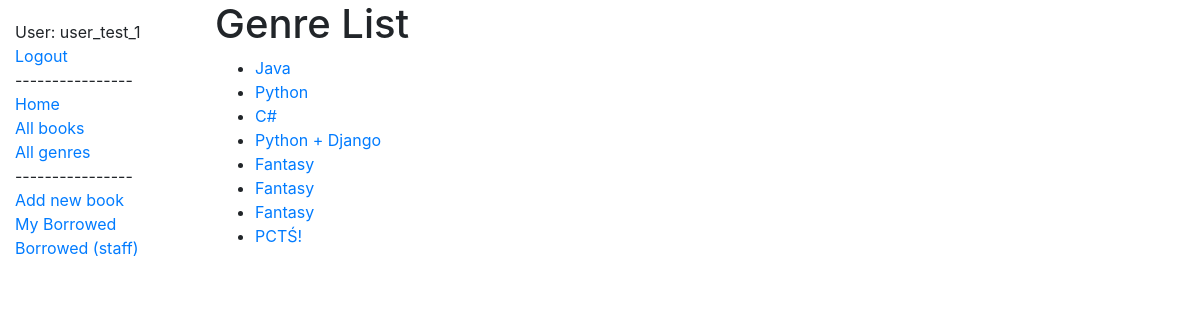
Page /catalog/genre/ (signed in) on the committed database.
### catalog/models.py (models this page shows, shortened)
class Genre(models.Model):
    name = models.CharField(max_length=200, help_text='Enter a book genre (e.g. Science Fiction)')
    def __str__(self):
        return self.name

### catalog/views.py (the view)
# urls.py: path('genre/', views.GenreListView.as_view(), name='genre'),
class GenreListView(generic.ListView):
    template_name = "genre_list.html"
    model = Genre
    def get_context_data(self, **kwargs):
        context = super(GenreListView, self).get_context_data(**kwargs)
        context['genre_list'] = Genre.objects.all()
        return context

### templates/genre_list.html
{% extends "base_generic.html" %}
{% block content %}
  <h1>Genre List</h1>
  {% if genre_list %}
  <ul>
    {% for Genre in genre_list %}
      <li>
        <a href="">{{ Genre }}</a>
      </li>
    {% endfor %}
  </ul>
  {% else %}
    <p>There are no genre in the library.</p>
  {% endif %}
{% endblock %}

### templates/base_generic.html (shortened to what this page needs)
<!DOCTYPE html>
<html lang="en">
<head>
  <link rel="stylesheet" href="https://stackpath.bootstrapcdn.com/bootstrap/4.1.3/css/bootstrap.min.css">
  {% load static %}
  <link rel="stylesheet" href="{% static 'css/styles.css' %}">
</head>
<body>
<div class="container-fluid">
    <div class="row">
        <div class="col-sm-2">
            {% block sidebar %}
                <ul class="sidebar-nav">
            {% if user.is_authenticated %}
                <li>User: {{ user.get_username }}</li>
                <li><a href="{% url 'logout' %}?next={{request.path}}">Logout</a></li>
            {% else %}
                <li><a href="{% url 'login' %}?next={{request.path}}">Login</a></li>
            {% endif %}
                    <li><a>----------------</a></li>
                    <li><a href="{% url 'index' %}">Home</a></li>
                    <li><a href="{% url 'books' %}">All books</a></li>
                    <li><a href="{% url 'genre' %}">All genres</a></li>
                    <li><a>----------------</a></li>
                    <li><a href="{% url 'add_book' %}">Add new book</a></li>
                    <li><a href="{% url 'my-borrowed' %}">My Borrowed</a></li>
                    <li><a href="{% url 'all-borrowed' %}"> Borrowed (staff) </a></li>
                </ul>
            {% endblock %}
      </div>
      <div class="col-sm-10 ">
          {% block content %}{% endblock %}
      </div>
    </div>
  </div>
</body>
</html>

### static/css/styles.css (style rules this page uses)
.sidebar-nav { margin-top: 20px; padding: 0; list-style: none; }

### rows in the picture
Genre: name "Java"
Genre: name "Python"
Genre: name "C#"
Genre: name "Python + Django"
Genre: name "Fantasy"
Genre: name "Fantasy"
Genre: name "Fantasy"
Genre: name "PCTŚ!"

### other values in the picture
{{ user.get_username }} "user_test_1"
